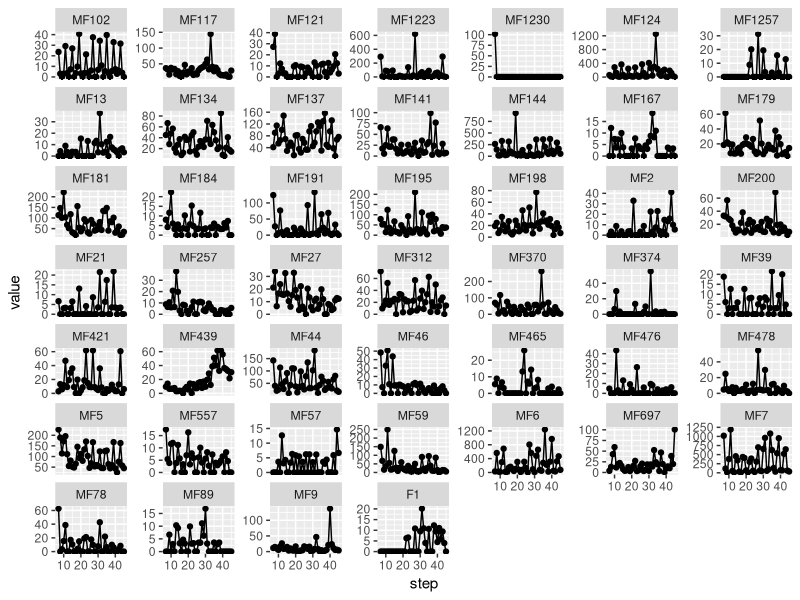
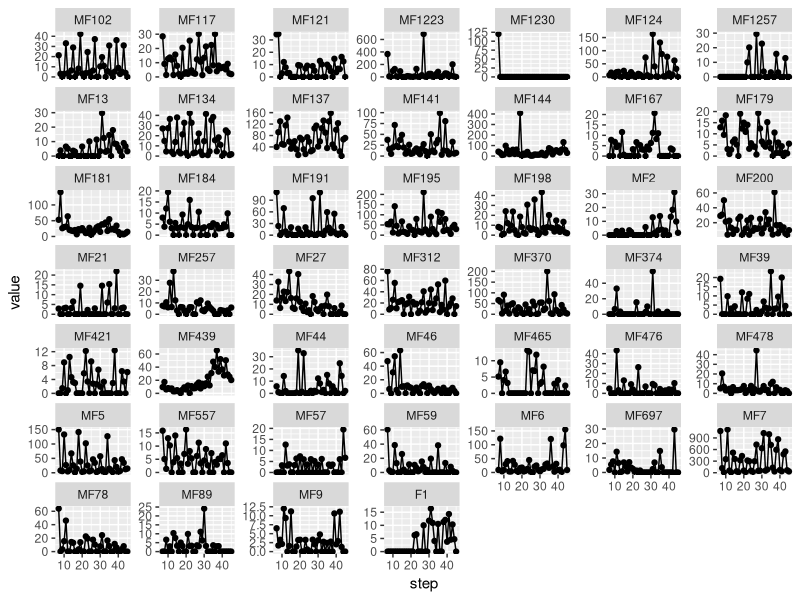
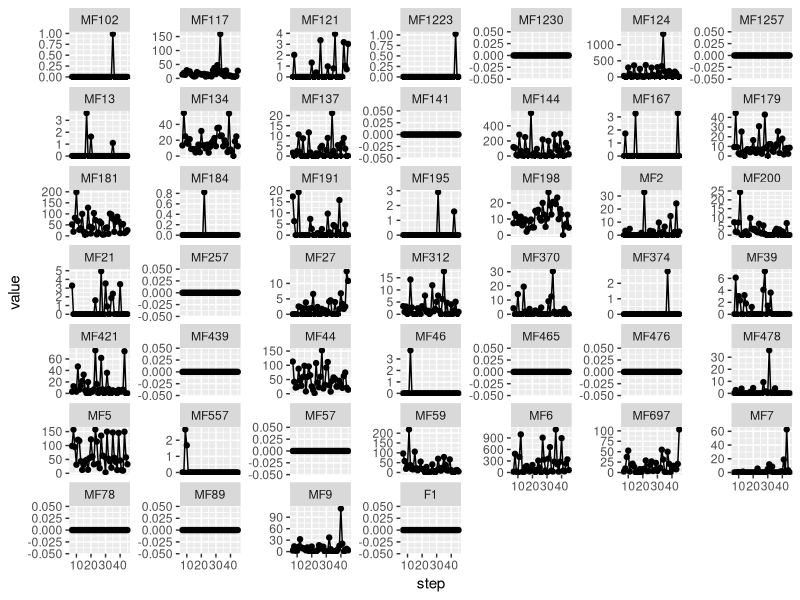
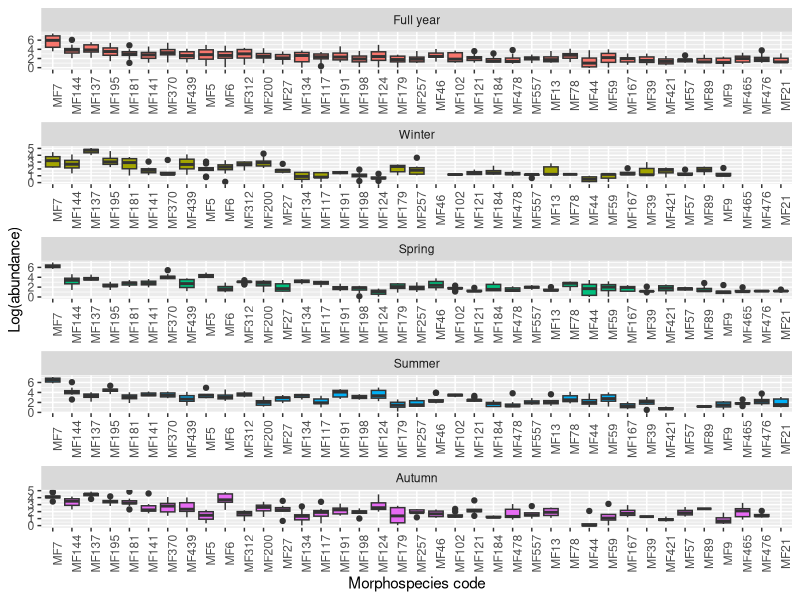
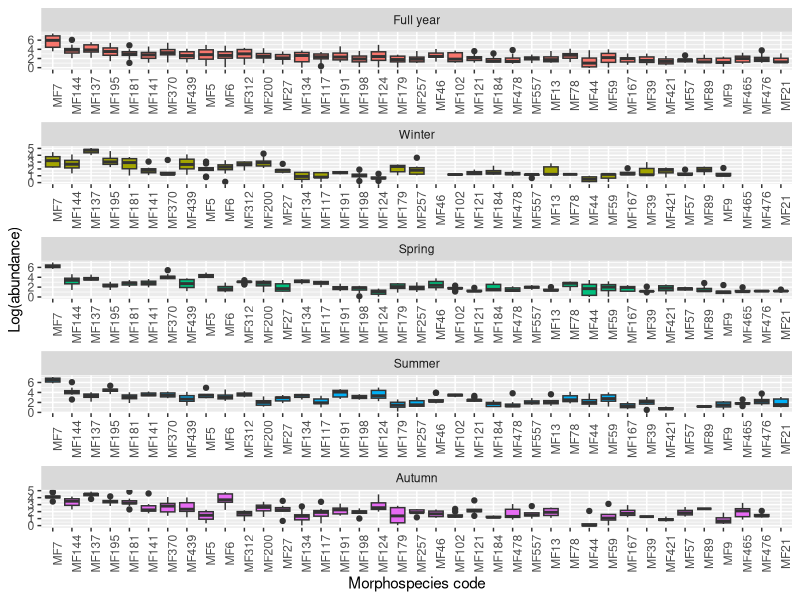

Write R code to recreate these figures, in order.
## Package
require(stringr)
require(tidyr)
require(dplyr)
require(ggplot2)
require(ggrepel)
require(reshape2)
require(forcats)

### Import database
total_DB = read.csv(
    "data/diversity_data/Matrix_Total_dominant.csv",
    sep = ";"
)
names(total_DB) = str_replace_all(names(total_DB), "X", "MF")

adult_DB = read.csv(
    "data/diversity_data/Matrix_Adults_dominant.csv",
    sep = ";"
)
names(adult_DB) = str_replace_all(names(adult_DB), "X", "MF")

juv_DB = read.csv(
    "data/diversity_data/Matrix_Juv_dominant.csv",
    sep = ";"
)
names(juv_DB) = str_replace_all(names(juv_DB), "X", "MF")

### Graphs
total_dataplot = melt(
    total_DB,
    id.vars = c("step", "sampling_period")
)
ggplot(
    data = total_dataplot,
    aes(
        x = step, 
        y = value
    )
) + 
geom_point() + 
geom_line(aes(group = variable)) +
facet_wrap(
    .~variable,
    scales= "free_y"
)
# ggsave(
#     "docs/graphs_diversity_data/Time_series_total.jpg",
#     width = 20,
#     height = 20
# )

adult_dataplot = melt(
    adult_DB,
    id.vars = c("step", "sampling_period")
)
ggplot(
    data = adult_dataplot,
    aes(
        x = step, 
        y = value
    )
) + 
geom_point() + 
geom_line(aes(group = variable)) +
facet_wrap(
    .~variable,
    scales= "free_y"
)
# ggsave(
#     "docs/graphs_diversity_data/Time_series_adults.jpg",
#     width = 20,
#     height = 20
# )

juv_dataplot = melt(
    juv_DB,
    id.vars = c("step", "sampling_period")
)
ggplot(
    data = juv_dataplot,
    aes(
        x = step, 
        y = value
    )
) + 
geom_point() + 
geom_line(aes(group = variable)) +
facet_wrap(
    .~variable,
    scales= "free_y"
)
# ggsave(
#     "docs/graphs_diversity_data/Time_series_juvenile.jpg",
#     width = 20,
#     height = 20
# )


### Composition samples
diversity_data = read.csv(
    "data/diversity_data/SLAM_V69/selected/dominant_adult_selected.csv",
    sep = ";"
)

diversity_data = separate(
    diversity_data,
    col = "sampling_period",
    into = c("season","year"),
    sep = "_",
    extra = "drop"
)
diversity_data = select(diversity_data, -step)

diversity_data = melt(diversity_data, id.vars = c("season", "year"))

rank_ab = diversity_data %>% group_by(season,variable) %>% summarise(ab = sum(value)) %>% arrange(ab)
rank_ab = rank_ab %>% arrange(season,-ab)

rank_ab$rank = rep(1:39, 4)
rank_ab  = rank_ab %>% select(-ab)

diversity_data = merge(
    diversity_data,
    rank_ab,
    by = c("season", "variable")
)

total_ab = diversity_data %>% group_by(variable, rank, year) %>% summarise(
    value = sum(value),
    season = "Full year"
    )
diversity_data = rbind(
    diversity_data,
    total_ab
)

diversity_data$season = as.factor(diversity_data$season)
diversity_data$year = as.numeric(diversity_data$year)
diversity_data$variable = as.factor(diversity_data$variable)

## Réordonnancement de diversity_data$season
diversity_data$season <- diversity_data$season %>%
  fct_relevel(
    "Full year", "winter", "spring", "summer", "autumn"
  )
## Recodage de diversity_data$season
diversity_data$season <- diversity_data$season %>%
  fct_recode(
    "Winter" = "winter",
    "Spring" = "spring",
    "Summer" = "summer",
    "Autumn" = "autumn"
  )

ggplot(
    data = arrange(diversity_data,rank),
    aes(
        x = reorder(variable,rank),
        y = log(value),
        fill = season
    )
) + 
    geom_boxplot() + 
    facet_wrap(
        nrow = 5,
        .~season, 
        scales = "free"
    ) + 
    theme(
        legend.position = "none",
        axis.text.x = element_text(angle = 90)
    ) + labs(
        x = "Morphospecies code",
        y = "Log(abundance)"
    )

ggsave("abundance.jpg")
